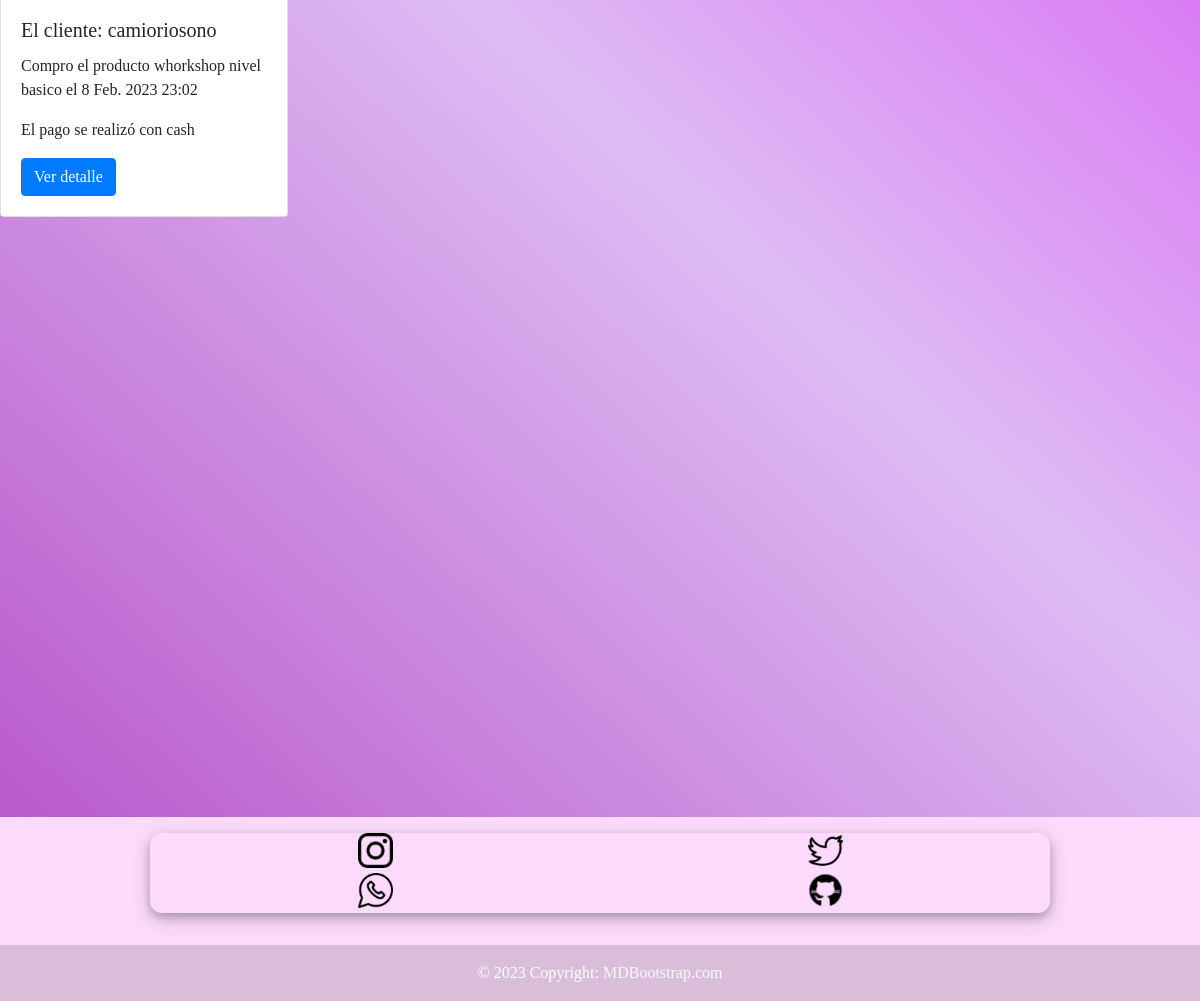
The page /orders/list-orders/ (lower part) on the database as committed earlier.
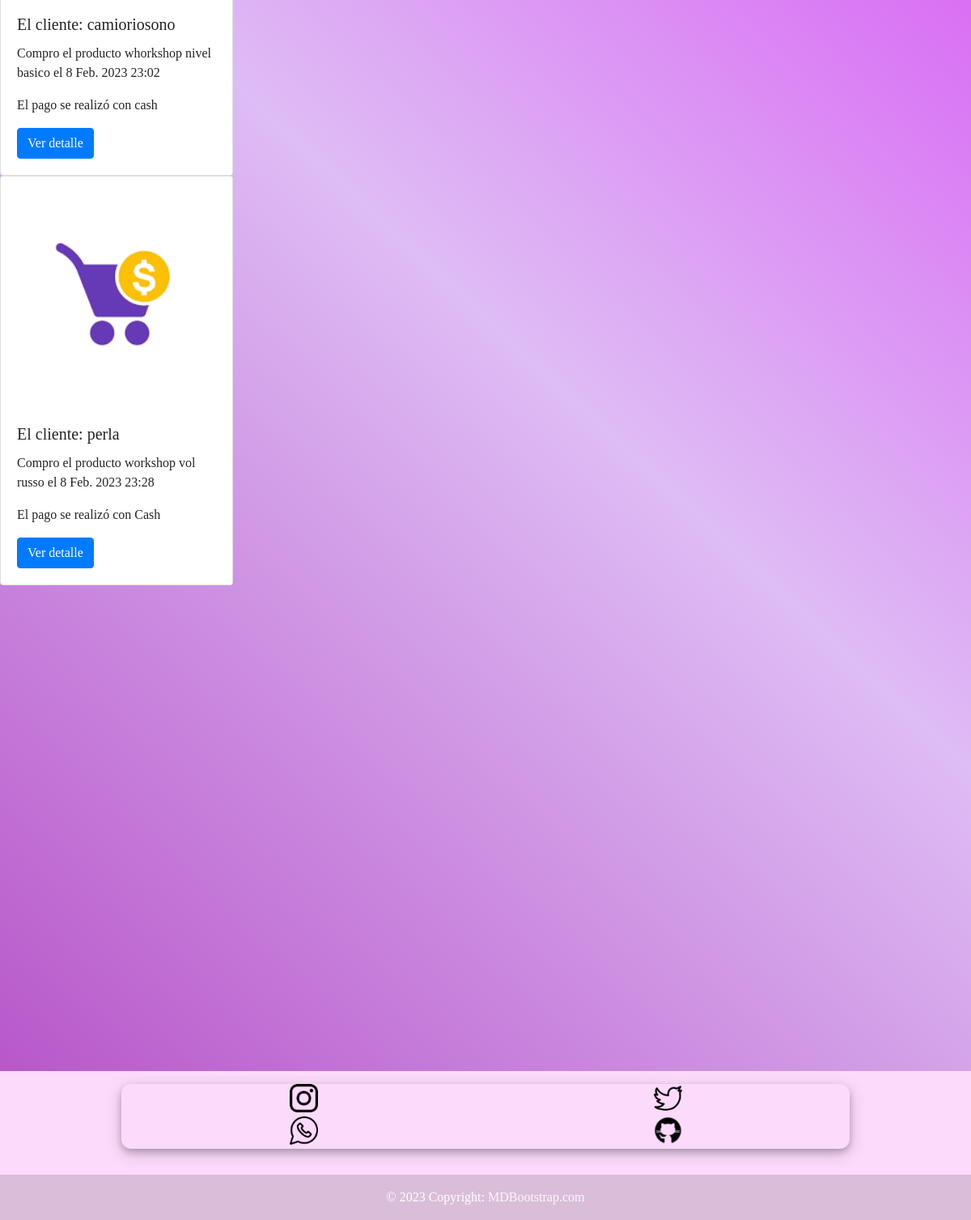
The same page on the database as committed later.
### orders/models.py (models this page shows, shortened)
class Order(models.Model):
    CHOICES = (
        ('Cash', 'Cash'),
        ('Card', 'Card'),
    )
    client = models.CharField(max_length=50)
    product = models.CharField(max_length=100)
    creation_time = models.DateTimeField(auto_now_add=True)
    payment_method = models.CharField(choices=CHOICES, max_length=4)

### orders/views.py (the view)
# urls.py: path('list-orders/', list_orders),
def list_orders(request):
    if 'search' in request.GET:
        search = request.GET['search']
        orders = Order.objects.filter(name__icontains=search)
    else:
        orders = Order.objects.all()
    context = {
        'orders': orders,
    }
    orders = Order.objects.all()
    context = {
        'orders': orders,
    }
    return render(request, 'orders/list_orders.html', context=context)

### shoppingcart/context_processor.py (called while the page is built)
def total_trolley(request):
    total=200
    if 'trolley' in request.session:
        for key,value in request.session['trolley'].items():
            total= total +(float(value['price'])* value['amount'])
    return{'total_trolley': total}

### templates/orders/list_orders.html (shortened to what this page needs)
{% extends 'base.html'%}
{% block content %}
    {% for order in orders %}
    <div class="card" style="width: 18rem;">
      <img
        class="card-img-top" alt="...">
      <div class="card-body">
        <h5 class="card-title">El cliente: {{order.client}}</h5>
        <p class="card-text">Compro el producto {{order.product}} el {{order.creation_time}}</p>
        <p>El pago se realizó con {{order.payment_method}}</p>
        <a href="#" class="btn btn-primary">Ver detalle</a>
      </div>
    </div>
    {% endfor %}
{% endblock %}

Rows that differ between the two databases and show on the page:
added Order: client "perla", product "workshop vol russo", creation_time "8 Feb. 2023 23:28", payment_method "Cash"
